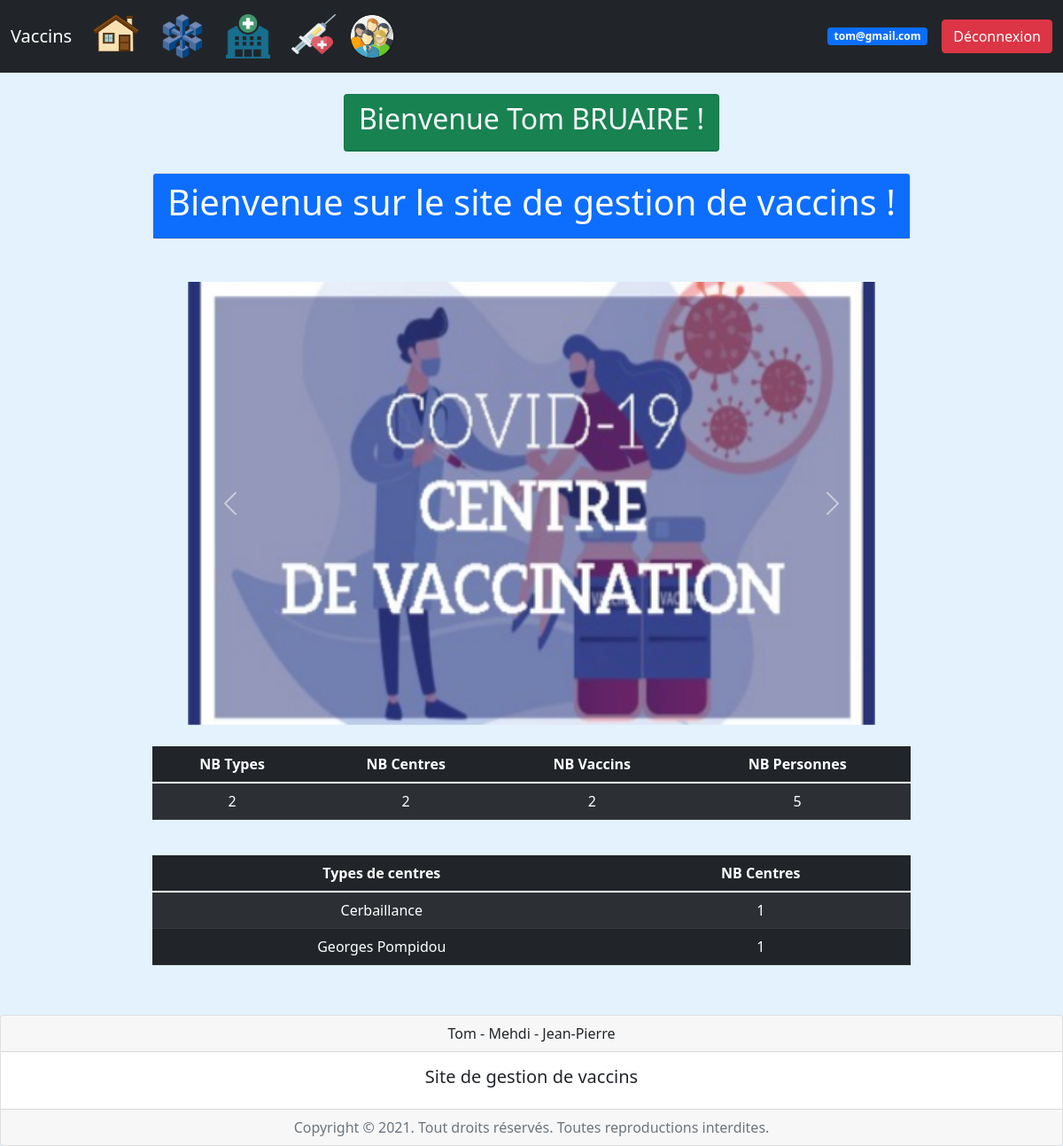
Page / (signed in) on the committed database.
### tables this page shows
Create table typeCentreVaccinations (
	idType int(3) not null auto_increment,
	libelle varchar(100),
	type varchar(100),
	primary key (idType)
);

### controleur/config_bdd.php (called while the page is built)
<?php
$serveur = "localhost";
$bdd = "gestvaccins";
$user = "root";
$mdp = "";
?>

### controleur/controleur.class.php (called while the page is built, shortened)
<?php
require_once("modele/modele.class.php");
class Controleur {
	private $unModele;
	public function __construct($serveur, $bdd, $user, $mdp) {
		$this->unModele = new Modele($serveur, $bdd, $user, $mdp);
	}
	public function setTable($uneTable) {
		$this->unModele->setTable($uneTable);
	}
	public function selectAll() {
		return $this->unModele->selectAll();
	}
	public function count() {
		return $this->unModele->count();
	}
}
?>

### modele/modele.class.php (called while the page is built, shortened)
<?php
class Modele {
	private $unPdo, $uneTable;
	public function __construct($serveur, $bdd, $user, $mdp) {
		$this->unPdo = null;
		try {
			$this->unPdo = new PDO("mysql:host=".$serveur.";dbname=".$bdd, $user, $mdp);
		} catch (PDOException $exp) {
			die("Erreur de connexion à la base de données : " . $exp->getMessage());
		}
	}
	public function setTable($uneTable) {
		$this->uneTable = $uneTable;
	}
	public function selectAll() {
		$requete = "SELECT * FROM ".$this->uneTable;
		$select = $this->unPdo->prepare($requete);
		$select->execute();
		return $select->fetchAll();
	}
	public function count() {
		$requete = "SELECT count(*) as nb FROM ".$this->uneTable;
		$select = $this->unPdo->prepare($requete);
		$select->execute();
		return $select->fetch();
	}
}
?>

### vue/nbTypesCentres.php (the view)
<?php
$unControleur->setTable("nbTypesCentres");
$lesTypes = $unControleur->selectAll();
?>
<table class="table table-striped table-dark text-center">
	<thead>
    	<tr>
      		<th scope="col">Types de centres</th>
      		<th scope="col">NB Centres</th>
    	</tr>
  	</thead>
  	<tbody>
	<?php foreach($lesTypes as $unType) { ?>
		<tr>
			<td><?= $unType['libelle']; ?></td>
			<td><?= $unType['nb']; ?></td>
		</tr>
	<?php } ?>
</table>

### index.php (shortened to what this page needs)
<?php session_start();
require_once("controleur/config_bdd.php");
require_once("controleur/controleur.class.php");
$unControleur = new Controleur($serveur, $bdd, $user, $mdp);
?>
<!DOCTYPE html>
<html lang="en">
<head>
    <link href="https://cdn.jsdelivr.net/npm/bootstrap@5.1.3/dist/css/bootstrap.min.css" rel="stylesheet">
</head>
<body style="background-color: #e3f2fd;">
<?php
	if (isset($_SESSION['email'])) {
?>
<nav class="navbar navbar-expand-lg navbar-dark bg-dark">
  	<div class="container-fluid">
    	<a class="navbar-brand" href="/vaccins/">Vaccins</a>
    	<div class="collapse navbar-collapse" id="navbarSupportedContent">
      		<ul class="navbar-nav me-auto mb-2 mb-lg-0">
        		<li class="nav-item">
          			<a class="nav-link active me-2" aria-current="page" href="index.php?page=0">
          				<img src="images/home.png" width="52" height="42">
          			</a>
        		</li>
        		<li class="nav-item">
          			<a class="nav-link active me-2" aria-current="page" href="index.php?page=1">
          				<img src="images/type.jpg" width="50" height="50">
          			</a>
        		</li>
        		<li class="nav-item">
          			<a class="nav-link active me-2" aria-current="page" href="index.php?page=2">
          				<img src="images/centres.png" width="50" height="50">
          			</a>
        		</li>
        		<li class="nav-item">
          			<a class="nav-link active" aria-current="page" href="index.php?page=3">
          				<img src="images/vaccin.png" width="50" height="45">
          			</a>
        		</li>
        		<?php if (isset($_SESSION['email']) and $_SESSION['role'] == "admin") { ?>
        		<li class="nav-item">
          			<a class="nav-link active" aria-current="page" href="index.php?page=4">
          				<img src="images/personnes.png" width="50" height="50">
          			</a>
        		</li>
        		<?php } ?>
      		</ul>
      		<div class="badge bg-primary me-3">
      			<?= $_SESSION['email']; ?>
      		</div>
      		<a href="index.php?page=5" class="btn btn-danger">Déconnexion</a>
    	</div>
  	</div>
</nav>
<div class="container mt-4 mb-3">
	<div class="row d-flex justify-content-center">
		<div class="col-auto">
			<div class="card bg-success text-light">
				<div class="card-header">
					<h2 class="text-center">
						Bienvenue <?= $_SESSION['prenom']; ?> <?= $_SESSION['nom']; ?> !
					</h2>
				</div>
			</div>
		</div>
	</div>
</div>
<div class="container mt-4">
	<div class="row d-flex justify-content-center">
		<div class="col-auto">
			<?php
				if (isset($_GET['page'])) {
					$page = $_GET['page'];
				} else {
					$page = 0;
				}
				switch ($page) {
					case 0 : require_once("home.php"); break;
				}
			?>
		</div>
	</div>
</div>
<?php } ?>
<div class="card text-center mt-4">
	<div class="card-header">
	    Tom - Mehdi - Jean-Pierre
	</div>
  	<div class="card-body">
    	<h5 class="card-title">Site de gestion de vaccins</h5>
  	</div>
  	<div class="card-footer text-muted">
  		Copyright &copy; 2021. Tout droits réservés. Toutes reproductions interdites.
  	</div>
</div>
</body>
</html>

### home.php (shortened to what this page needs)
<div class="card">
	<div class="card-header bg-primary text-light">
		<h1 class="text-center">Bienvenue sur le site de gestion de vaccins !</h1>
	</div>
</div>
<div class="container mt-4">
	<div class="row d-flex justify-content-center">
		<div id="sliderImage" class="carousel slide mt-4" data-bs-ride="carousel">
		  	<div class="carousel-inner">
		    	<div class="carousel-item active">
		      		<img src="images/covid.jpg" class="d-block w-100" alt="">
		    	</div>
		  	</div>
		  	<button class="carousel-control-prev" type="button" data-bs-target="#sliderImage" data-bs-slide="prev">
		    	<span class="carousel-control-prev-icon" aria-hidden="true"></span>
		  	</button>
		  	<button class="carousel-control-next" type="button" data-bs-target="#sliderImage" data-bs-slide="next">
		    	<span class="carousel-control-next-icon" aria-hidden="true"></span>
		  	</button>
		</div>
	</div>
</div>
<div class="d-flex justify-content-center mt-4 mb-3">
	<?php require_once("vue/tableaudebord.php"); ?>
</div>
<div class="d-flex justify-content-center mt-4 mb-3">
	<?php require_once("vue/nbTypesCentres.php"); ?>
</div>

### vue/tableaudebord.php
<?php
$unControleur->setTable("typeCentreVaccinations");
$nbTypes = $unControleur->count();
$unControleur->setTable("centresVaccinations");
$nbCentres = $unControleur->count();
$unControleur->setTable("vaccins");
$nbVaccins = $unControleur->count();
$unControleur->setTable("personnes");
$nbPersonnes = $unControleur->count();
?>
<table class="table table-striped table-dark text-center">
	<thead>
    	<tr>
      		<th scope="col">NB Types</th>
      		<th scope="col">NB Centres</td>
      		<th scope="col">NB Vaccins</th>
      		<th scope="col">NB Personnes</th>
    	</tr>
  	</thead>
  	<tbody>
  		<tr>
  			<td><?= $nbTypes['nb']; ?></td>
  			<td><?= $nbCentres['nb']; ?></td>
  			<td><?= $nbVaccins['nb']; ?></td>
  			<td><?= $nbPersonnes['nb']; ?></td>
  		</tr>
</table>

### home.php (style rules this page uses)
.carousel-inner > .carousel-item > img { height: 500px; }
.carousel { width: 800px; height: 500px; }

### rows in the picture
typecentrevaccinations: libelle "Cerbaillance", nb "1"
typecentrevaccinations: libelle "Georges Pompidou", nb "1"

### other values in the picture
$_SESSION['email'] "tom@gmail.com"
$_SESSION['prenom'] "Tom"
$_SESSION['nom'] "BRUAIRE"
$nbTypes['nb'] "2"
$nbCentres['nb'] "2"
$nbVaccins['nb'] "2"
$nbPersonnes['nb'] "5"
